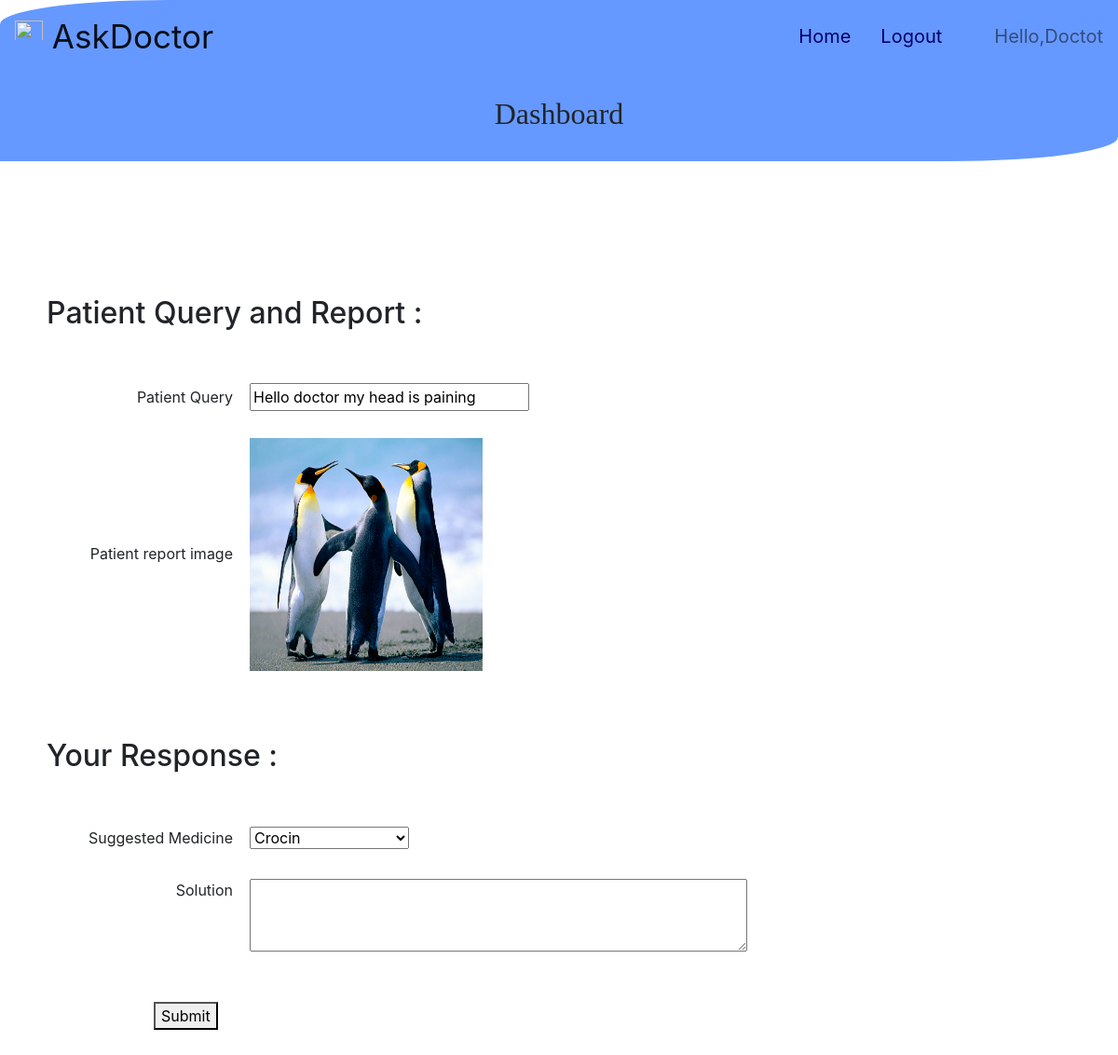
Page /appoint/dashboard/doctor/query/10 on the committed database.
### appoint/models.py (models this page shows, shortened)
class Patient(models.Model):
    patient=models.ForeignKey(SignUp,on_delete=models.CASCADE)
    reply=models.TextField(max_length=400)
    report_image=models.FileField(upload_to="report/")
    medicine = models.CharField(max_length=100)
    answer = models.TextField(max_length=400)

### appoint/views.py (the view)
# urls.py: path('dashboard/doctor/query/<int:name_id>',views.reply_query,name='id_query'),
def reply_query(request,name_id):
    doc=Patient.objects.get(id = name_id)
    if request.method == 'POST':
        doc.answer=request.POST.get('answer')
        doc.medicine = request.POST.get('medicine')
        doc.save()
        return redirect('/appoint/dashboard/doctor/')
    else:
        query=Patient.objects.get(id=name_id)
        return render(request,'appoint/patient_problem.html',{'query':query})

### appoint/templates/appoint/patient_problem.html (shortened to what this page needs)
{% extends "appoint/base_doctor.html" %}
{% block user %}Hello,Doctot{% endblock %}
{% block content %}
<div style="margin-left: 50px;">
<br><br>
<h2>Patient Query and Report :</h2>
<br><br>
<label for="query">Patient Query</label>&nbsp;&nbsp;&nbsp;
<input style="width: 300px;" type="text" name="query" id="query" value="{{ query.reply }}" readonly>
<br><br>
<label for="report">Patient report image</label>&nbsp;&nbsp;&nbsp;
<img src="{{ query.report_image.url }}" name="report" id="report" style="width: 250px; height: 250px" >
<br><br><br><br>
<h2>Your Response :</h2>
<br><br>
<form method="post">
   	<label for="medicine">Suggested Medicine</label>&nbsp;&nbsp;&nbsp;
    <select id="medicine" name="medicine">
	    <option>Crocin</option>
    </select>
	<br><br>
	<label for="answer" style="vertical-align: top;">Solution</label>&nbsp;&nbsp;&nbsp;
	<textarea name="answer" id="answer" rows="3" cols="50"></textarea><br><br><br>
	<button type="submit" style="margin-left: 10%">Submit</button>
</form>
<br><br><br><br>
</div>
{% endblock content %}

### appoint/static/appoint/base.css (style rules this page uses)
label { display: inline-block; width: 200px; text-align: right; }

### rows in the picture
Patient: query "Hello doctor my head is paining", report_image (picture)
